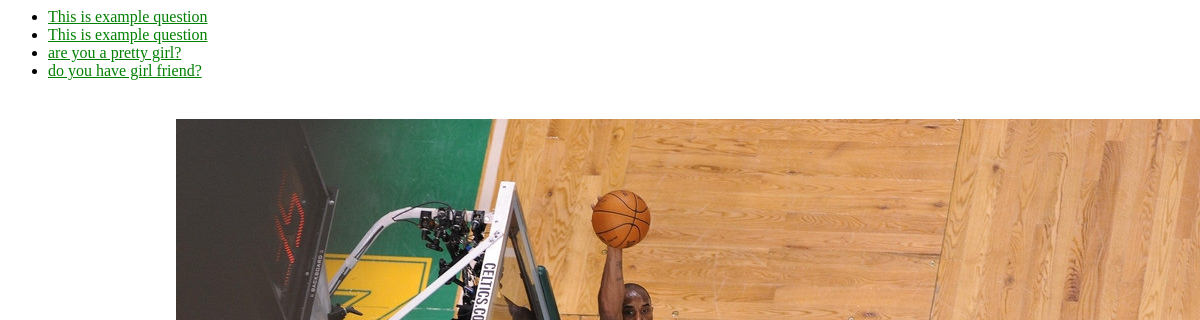
The page /polls/ on the database as committed earlier.
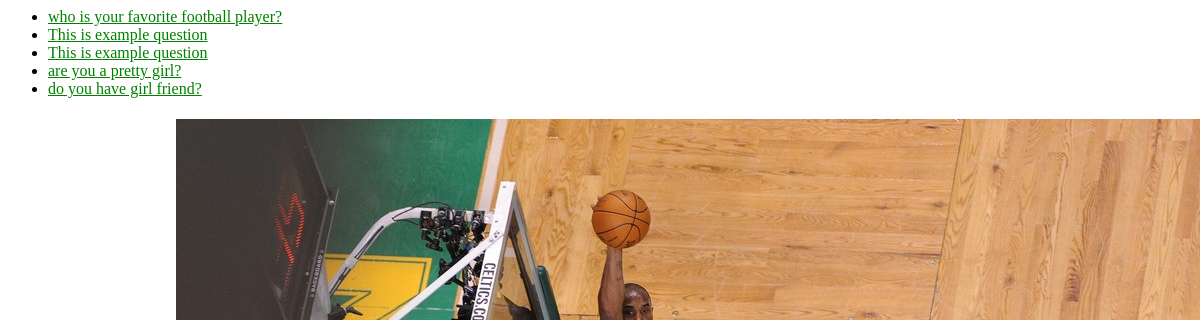
The same page on the database as committed later.
### polls/models.py (models this page shows, shortened)
class Question(models.Model):
    question_text = models.CharField(max_length=200)
    pub_date = models.DateField('date published')

### polls/views.py (the view)
def index(request):
	latest_question_list = Question.objects.order_by('-pub_date')[:5]
	context = RequestContext(request,{'latest_question_list' : latest_question_list,})
	return render(request,'polls/index.html',context)

### polls/templates/polls/index.html
{% load staticfiles %}
<link rel="stylesheet" type="text/css" href="{% static 'polls/style.css' %}" />
{% if latest_question_list %}
	<ul>
	{% for question in latest_question_list %}
		<li><a href="{% url 'polls:detail' question.id %}">{{ question.question_text }}</a></li>
	{% endfor %}
	</ul>
	{% else %}
		<p>No polls are available.</p>
{% endif %}

Rows that differ between the two databases and show on the page:
added Question: question_text "who is your favorite football player?"
